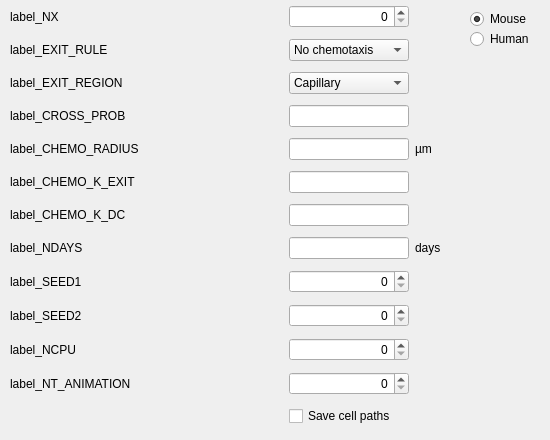
          <widget class="QWidget" name="tab_run">
           <attribute name="title">
            <string>Run</string>
           </attribute>
           <widget class="QWidget" name="layoutWidget">
            <property name="geometry">
             <rect>
              <x>10</x>
              <y>0</y>
              <width>431</width>
              <height>431</height>
             </rect>
            </property>
            <layout class="QGridLayout" name="gridLayout_4">
             <item row="0" column="0">
              <widget class="QMyLabel" name="label_NX">
               <property name="text">
                <string>label_NX</string>
               </property>
               <property name="wordWrap">
                <bool>false</bool>
               </property>
              </widget>
             </item>
             <item row="0" column="1">
              <spacer name="horizontalSpacer_12">
               <property name="orientation">
                <enum>Qt::Horizontal</enum>
               </property>
               <property name="sizeHint" stdset="0">
                <size>
                 <width>40</width>
                 <height>13</height>
                </size>
               </property>
              </spacer>
             </item>
             <item row="0" column="2">
              <widget class="QSpinBox" name="spin_NX">
               <property name="maximumSize">
                <size>
                 <width>120</width>
                 <height>16777215</height>
                </size>
               </property>
               <property name="alignment">
                <set>Qt::AlignRight|Qt::AlignTrailing|Qt::AlignVCenter</set>
               </property>
               <property name="maximum">
                <number>999999999</number>
               </property>
              </widget>
             </item>
             <item row="1" column="0">
              <widget class="QMyLabel" name="label_EXIT_RULE">
               <property name="mouseTracking">
                <bool>false</bool>
               </property>
               <property name="text">
                <string>label_EXIT_RULE</string>
               </property>
               <property name="wordWrap">
                <bool>false</bool>
               </property>
              </widget>
             </item>
             <item row="1" column="1">
              <spacer name="horizontalSpacer_25">
               <property name="orientation">
                <enum>Qt::Horizontal</enum>
               </property>
               <property name="sizeHint" stdset="0">
                <size>
                 <width>40</width>
                 <height>13</height>
                </size>
               </property>
              </spacer>
             </item>
             <item row="1" column="2">
              <widget class="QComboBox" name="comb_EXIT_RULE">
               <property name="maximumSize">
                <size>
                 <width>120</width>
                 <height>16777215</height>
                </size>
               </property>
               <item>
                <property name="text">
                 <string>No chemotaxis</string>
                </property>
               </item>
               <item>
                <property name="text">
                 <string>Chemotaxis</string>
                </property>
               </item>
              </widget>
             </item>
             <item row="2" column="0">
              <widget class="QMyLabel" name="label_EXIT_REGION">
               <property name="mouseTracking">
                <bool>false</bool>
               </property>
               <property name="toolTip">
                <string>determines blob region for cell exits</string>
               </property>
               <property name="text">
                <string>label_EXIT_REGION</string>
               </property>
               <property name="wordWrap">
                <bool>false</bool>
               </property>
              </widget>
             </item>
             <item row="2" column="1">
              <spacer name="horizontalSpacer_26">
               <property name="orientation">
                <enum>Qt::Horizontal</enum>
               </property>
               <property name="sizeHint" stdset="0">
                <size>
                 <width>40</width>
                 <height>13</height>
                </size>
               </property>
              </spacer>
             </item>
             <item row="2" column="2">
              <widget class="QComboBox" name="comb_EXIT_REGION">
               <property name="maximumSize">
                <size>
                 <width>120</width>
                 <height>16777215</height>
                </size>
               </property>
               <item>
                <property name="text">
                 <string>Capillary</string>
                </property>
               </item>
               <item>
                <property name="text">
                 <string>Sinusoid</string>
                </property>
               </item>
              </widget>
             </item>
             <item row="4" column="0">
              <widget class="QMyLabel" name="label_CHEMO_RADIUS">
               <property name="text">
                <string>label_CHEMO_RADIUS</string>
               </property>
              </widget>
             </item>
             <item row="4" column="1">
              <spacer name="horizontalSpacer_27">
               <property name="orientation">
                <enum>Qt::Horizontal</enum>
               </property>
               <property name="sizeHint" stdset="0">
                <size>
                 <width>40</width>
                 <height>13</height>
                </size>
               </property>
              </spacer>
             </item>
             <item row="4" column="2">
              <widget class="QLineEdit" name="line_CHEMO_RADIUS">
               <property name="maximumSize">
                <size>
                 <width>120</width>
                 <height>16777215</height>
                </size>
               </property>
               <property name="alignment">
                <set>Qt::AlignRight|Qt::AlignTrailing|Qt::AlignVCenter</set>
               </property>
              </widget>
             </item>
             <item row="5" column="0">
              <widget class="QMyLabel" name="label_CHEMO_K_EXIT">
               <property name="mouseTracking">
                <bool>false</bool>
               </property>
               <property name="toolTip">
                <string>level of exit chemotactic influence</string>
               </property>
               <property name="text">
                <string>label_CHEMO_K_EXIT</string>
               </property>
               <property name="wordWrap">
                <bool>false</bool>
               </property>
              </widget>
             </item>
             <item row="5" column="1">
              <spacer name="horizontalSpacer_28">
               <property name="orientation">
                <enum>Qt::Horizontal</enum>
               </property>
               <property name="sizeHint" stdset="0">
                <size>
                 <width>40</width>
                 <height>13</height>
                </size>
               </property>
              </spacer>
             </item>
             <item row="5" column="2">
              <widget class="QLineEdit" name="line_CHEMO_K_EXIT">
               <property name="maximumSize">
                <size>
                 <width>120</width>
                 <height>16777215</height>
                </size>
               </property>
               <property name="alignment">
                <set>Qt::AlignRight|Qt::AlignTrailing|Qt::AlignVCenter</set>
               </property>
              </widget>
             </item>
             <item row="7" column="0">
              <widget class="QMyLabel" name="label_NDAYS">
               <property name="mouseTracking">
                <bool>false</bool>
               </property>
               <property name="toolTip">
                <string/>
               </property>
               <property name="text">
                <string>label_NDAYS</string>
               </property>
               <property name="wordWrap">
                <bool>false</bool>
               </property>
              </widget>
             </item>
             <item row="7" column="1">
              <spacer name="horizontalSpacer_29">
               <property name="orientation">
                <enum>Qt::Horizontal</enum>
               </property>
               <property name="sizeHint" stdset="0">
                <size>
                 <width>40</width>
                 <height>13</height>
                </size>
               </property>
              </spacer>
             </item>
             <item row="8" column="0">
              <widget class="QMyLabel" name="label_SEED1">
               <property name="mouseTracking">
                <bool>false</bool>
               </property>
               <property name="toolTip">
                <string>seed vector for RNGs</string>
               </property>
               <property name="text">
                <string>label_SEED1</string>
               </property>
               <property name="wordWrap">
                <bool>false</bool>
               </property>
              </widget>
             </item>
             <item row="8" column="1">
              <spacer name="horizontalSpacer_30">
               <property name="orientation">
                <enum>Qt::Horizontal</enum>
               </property>
               <property name="sizeHint" stdset="0">
                <size>
                 <width>40</width>
                 <height>13</height>
                </size>
               </property>
              </spacer>
             </item>
             <item row="8" column="2">
              <widget class="QSpinBox" name="spin_SEED1">
               <property name="maximumSize">
                <size>
                 <width>120</width>
                 <height>16777215</height>
                </size>
               </property>
               <property name="alignment">
                <set>Qt::AlignRight|Qt::AlignTrailing|Qt::AlignVCenter</set>
               </property>
               <property name="maximum">
                <number>999999999</number>
               </property>
              </widget>
             </item>
             <item row="9" column="0">
              <widget class="QMyLabel" name="label_SEED2">
               <property name="mouseTracking">
                <bool>false</bool>
               </property>
               <property name="toolTip">
                <string>seed vector for RNGs</string>
               </property>
               <property name="text">
                <string>label_SEED2</string>
               </property>
               <property name="wordWrap">
                <bool>false</bool>
               </property>
              </widget>
             </item>
             <item row="9" column="1">
              <spacer name="horizontalSpacer_31">
               <property name="orientation">
                <enum>Qt::Horizontal</enum>
               </property>
               <property name="sizeHint" stdset="0">
                <size>
                 <width>40</width>
                 <height>13</height>
                </size>
               </property>
              </spacer>
             </item>
             <item row="9" column="2">
              <widget class="QSpinBox" name="spin_SEED2">
               <property name="maximumSize">
                <size>
                 <width>120</width>
                 <height>16777215</height>
                </size>
               </property>
               <property name="alignment">
                <set>Qt::AlignRight|Qt::AlignTrailing|Qt::AlignVCenter</set>
               </property>
               <property name="maximum">
                <number>999999999</number>
               </property>
              </widget>
             </item>
             <item row="7" column="2">
              <widget class="QLineEdit" name="line_NDAYS">
               <property name="maximumSize">
                <size>
                 <width>120</width>
                 <height>16777215</height>
                </size>
               </property>
               <property name="alignment">
                <set>Qt::AlignRight|Qt::AlignTrailing|Qt::AlignVCenter</set>
               </property>
              </widget>
             </item>
             <item row="11" column="0">
              <widget class="QMyLabel" name="label_NT_ANIMATION">
               <property name="toolTip">
                <string>animation update interval</string>
               </property>
               <property name="text">
                <string>label_NT_ANIMATION</string>
               </property>
              </widget>
             </item>
             <item row="11" column="1">
              <spacer name="horizontalSpacer_32">
               <property name="orientation">
                <enum>Qt::Horizontal</enum>
               </property>
               <property name="sizeHint" stdset="0">
                <size>
                 <width>40</width>
                 <height>13</height>
                </size>
               </property>
              </spacer>
             </item>
             <item row="11" column="2">
              <widget class="QSpinBox" name="spin_NT_ANIMATION">
               <property name="maximumSize">
                <size>
                 <width>120</width>
                 <height>16777215</height>
                </size>
               </property>
               <property name="alignment">
                <set>Qt::AlignRight|Qt::AlignTrailing|Qt::AlignVCenter</set>
               </property>
               <property name="maximum">
                <number>999999999</number>
               </property>
              </widget>
             </item>
             <item row="6" column="0">
              <widget class="QMyLabel" name="label_CHEMO_K_DC">
               <property name="text">
                <string>label_CHEMO_K_DC</string>
               </property>
              </widget>
             </item>
             <item row="6" column="2">
              <widget class="QLineEdit" name="line_CHEMO_K_DC">
               <property name="maximumSize">
                <size>
                 <width>120</width>
                 <height>16777215</height>
                </size>
               </property>
               <property name="alignment">
                <set>Qt::AlignRight|Qt::AlignTrailing|Qt::AlignVCenter</set>
               </property>
              </widget>
             </item>
             <item row="6" column="1">
              <spacer name="horizontalSpacer_33">
               <property name="orientation">
                <enum>Qt::Horizontal</enum>
               </property>
               <property name="sizeHint" stdset="0">
                <size>
                 <width>40</width>
                 <height>13</height>
                </size>
               </property>
              </spacer>
             </item>
             <item row="4" column="3">
              <widget class="QLabel" name="units_CHEMO_RADIUS">
               <property name="text">
                <string>µm</string>
               </property>
              </widget>
             </item>
             <item row="7" column="3">
              <widget class="QLabel" name="units_NDAYS">
               <property name="text">
                <string>days</string>
               </property>
              </widget>
             </item>
             <item row="10" column="0">
              <widget class="QMyLabel" name="label_NCPU">
               <property name="toolTip">
                <string>animation update interval</string>
               </property>
               <property name="text">
                <string>label_NCPU</string>
               </property>
              </widget>
             </item>
             <item row="10" column="1">
              <spacer name="horizontalSpacer_34">
               <property name="orientation">
                <enum>Qt::Horizontal</enum>
               </property>
               <property name="sizeHint" stdset="0">
                <size>
                 <width>40</width>
                 <height>13</height>
                </size>
               </property>
              </spacer>
             </item>
             <item row="10" column="2">
              <widget class="QSpinBox" name="spin_NCPU">
               <property name="maximumSize">
                <size>
                 <width>120</width>
                 <height>16777215</height>
                </size>
               </property>
               <property name="alignment">
                <set>Qt::AlignRight|Qt::AlignTrailing|Qt::AlignVCenter</set>
               </property>
               <property name="maximum">
                <number>999999999</number>
               </property>
              </widget>
             </item>
             <item row="12" column="2">
              <widget class="QCheckBox" name="cbox_savepos">
               <property name="text">
                <string>Save cell paths</string>
               </property>
              </widget>
             </item>
             <item row="3" column="0">
              <widget class="QMyLabel" name="label_CROSS_PROB">
               <property name="text">
                <string>label_CROSS_PROB</string>
               </property>
              </widget>
             </item>
             <item row="3" column="1">
              <spacer name="horizontalSpacer_45">
               <property name="orientation">
                <enum>Qt::Horizontal</enum>
               </property>
               <property name="sizeHint" stdset="0">
                <size>
                 <width>40</width>
                 <height>13</height>
                </size>
               </property>
              </spacer>
             </item>
             <item row="3" column="2">
              <widget class="QLineEdit" name="line_CROSS_PROB">
               <property name="maximumSize">
                <size>
                 <width>120</width>
                 <height>16777215</height>
                </size>
               </property>
               <property name="alignment">
                <set>Qt::AlignRight|Qt::AlignTrailing|Qt::AlignVCenter</set>
               </property>
              </widget>
             </item>
            </layout>
           </widget>
           <widget class="QRadioButton" name="rbut_SPECIES_1">
            <property name="geometry">
             <rect>
              <x>470</x>
              <y>30</y>
              <width>61</width>
              <height>18</height>
             </rect>
            </property>
            <property name="text">
             <string>Human</string>
            </property>
            <attribute name="buttonGroup">
             <string>buttonGroup_SPECIES</string>
            </attribute>
           </widget>
           <widget class="QRadioButton" name="rbut_SPECIES_0">
            <property name="geometry">
             <rect>
              <x>470</x>
              <y>10</y>
              <width>71</width>
              <height>18</height>
             </rect>
            </property>
            <property name="text">
             <string>Mouse</string>
            </property>
            <property name="checked">
             <bool>true</bool>
            </property>
            <attribute name="buttonGroup">
             <string>buttonGroup_SPECIES</string>
            </attribute>
           </widget>
          </widget>
